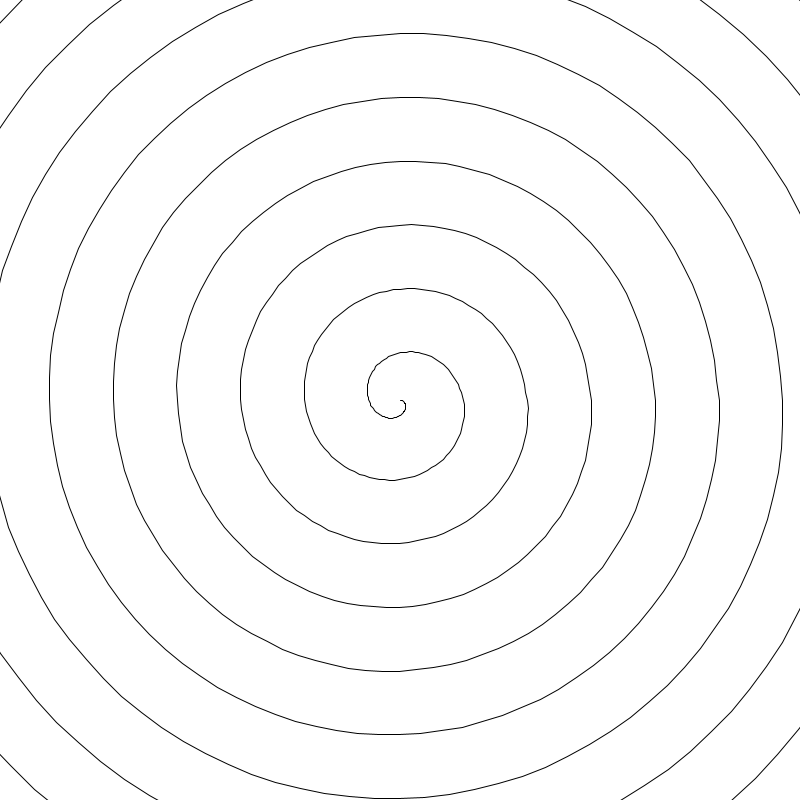
Frame 1 (no input)
Frame 60 (the mouse pressed at the canvas centre just before this capture): identical to frame 1, image omitted
Frame 120 (the mouse held since frame 60 and released just before this capture): identical to frame 1, image omitted

The Processing sketch that drew this single still picture (run headless with seeded random() and noise(); from frame 60 on, the mouse is pressed at the canvas centre):

// Processing sketch: espiral
// ── espiral.pde
void setup(){
 size(800,800);
 background(0);
}

//"5" é a distância das curvaturas em cada volta.

void draw(){
  int pontos_volta = 100;
  int voltas = 10;
  int tam_volta = 10;
  float theta;  
  float raio = 0.25 * width; //25% da largura da tela
  float angulo = TWO_PI/pontos_volta; // Angulo de cada vertice que soma 360
  
  translate(width/2, height/2); //Deixa a figura no centro da tela
  
  beginShape(); 
    for(int i = 0; i < voltas; i++){ //A cada volta
      for(int j = 0; j < pontos_volta; j++){ //A cada ponto
        theta = (TWO_PI * i) + (j * angulo); //Calcula angulo do ponto da volta atual
        raio = i + (tam_volta * theta); //Raio atual da volta
        vertex(raio * cos(theta), raio * sin(theta)); //Desenha os vértices circulando
      }
    }
  endShape();
}
